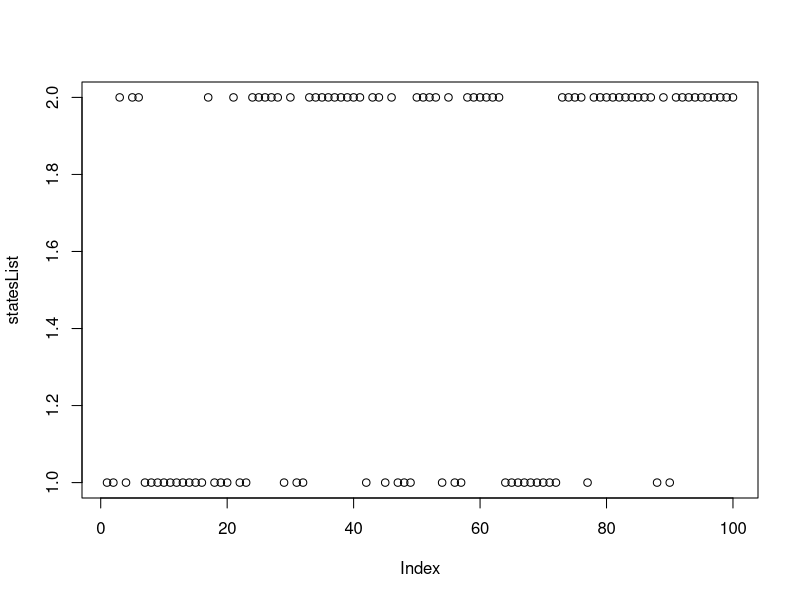

This chart was generated by the following R code:
## ---- chunk 1
knitr::opts_chunk$set(echo = TRUE)
## ---- chunk 2

#Define number of steps
numSteps <- 100

#Create list which will hold states of all steps (inside or outside)
statesList <- numeric(numSteps)
#starts inside
statesList[1] = 1
#1 denotes inside and 2 denotes outside
states <- c(1,2)

#Create matrix for all probabilities
statesBefore <- c("previously inside", "previously outside")
statesAfter <- c("now inside", "now outside")
probINIB<- 0.6
probONIB<-0.4
probINOB<- 0.3
probONOB<-0.7

Transition<-matrix(c(probINIB,probINOB,probONIB,probONOB),nrow=2,dimnames = list(statesBefore,statesAfter))

#takes 100 hundred samples, using matrix and previous state as index to choose the probabilites for the states
for(i in 2:numSteps){
  statesList[i] = sample(states, 1, prob = Transition[statesList[i-1],] )
}

## ---- chunk 3
plot(statesList)
print(sum(statesList == 2))
